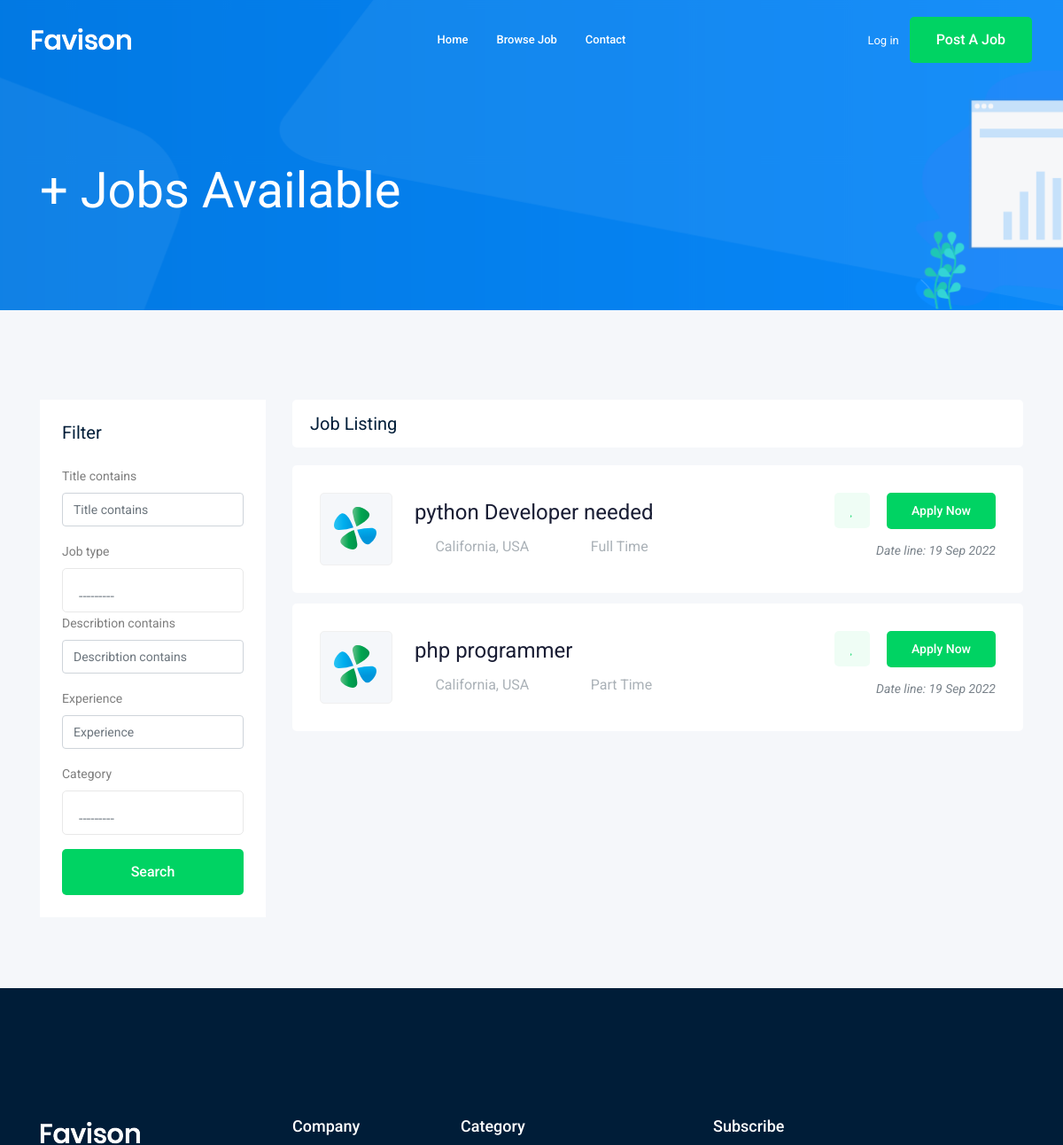
The app's page /jobs/ (upper part), older data.
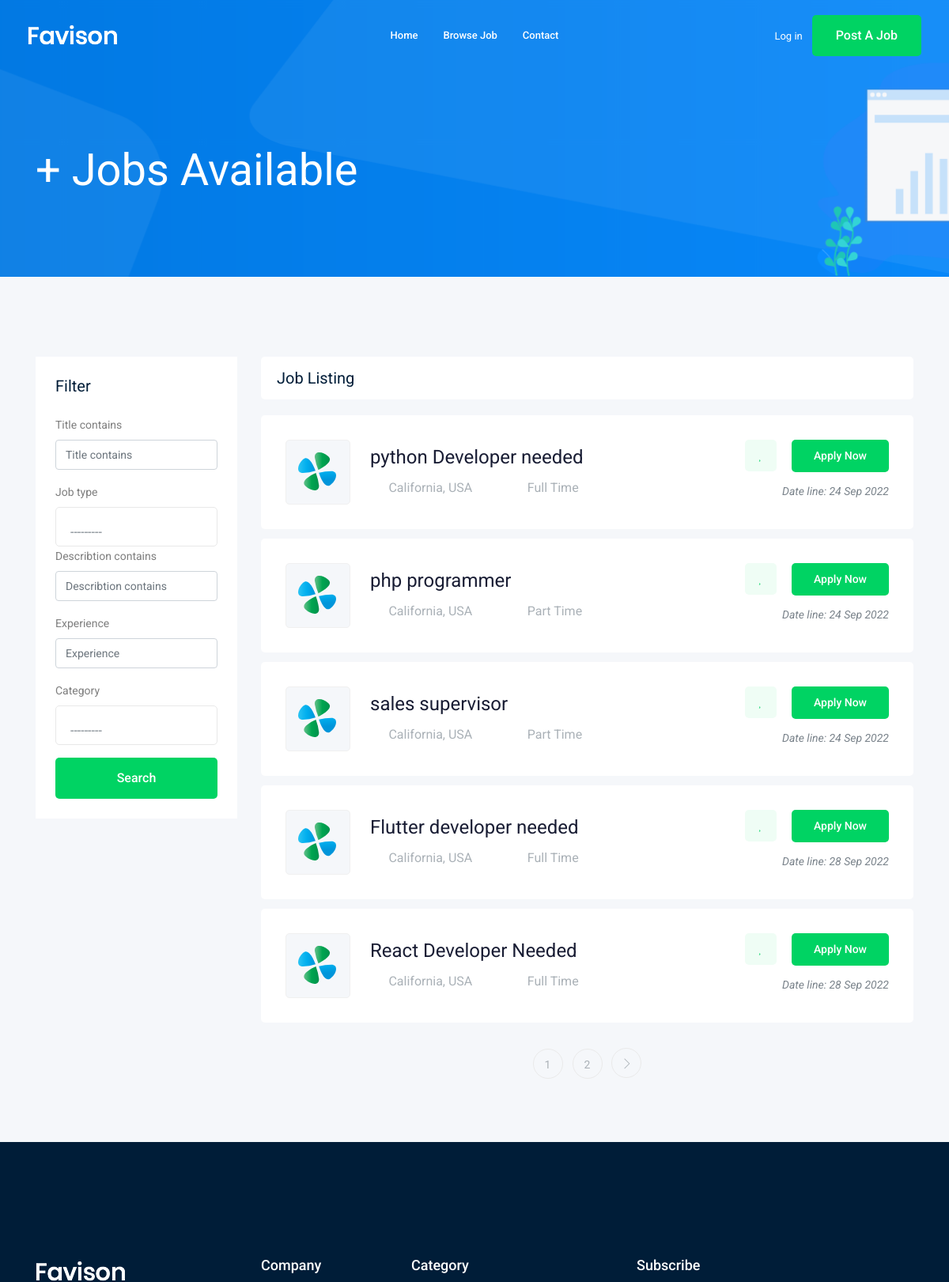
The same page, newer data.
### job/models.py (models this page shows, shortened)
class job(models.Model):
    owner = models.ForeignKey(User , related_name='job_owner', on_delete=models.CASCADE)
    title = models.CharField(max_length=100) #column
    job_type = models.CharField(max_length=15 , choices=JOB_TYPE)
    describtion = models.TextField(max_length=1000)
    published_at = models.DateTimeField(auto_now=True)
    vacancy = models.IntegerField(default=1)
    salary = models.IntegerField(default=0)
    experience = models.IntegerField(default=1)
    category = models.ForeignKey('category' , on_delete=models.CASCADE)
    image = models.ImageField(upload_to=image_upload )
    slug = models.SlugField(blank=True , null=True)
    def __str__(self):
        return self.title

### job/views.py (the view)
# urls.py: path('', views.job_list ,name='job_list'),
def job_list(request):
    job_list = job.objects.all()
    myfilter = JobFilter(request.GET, queryset=job_list)
    job_list = myfilter.qs
    paginator = Paginator(job_list , 5)
    page_number = request.GET.get('page')
    page_obj = paginator.get_page(page_number)
    context = {'jobs':page_obj, 'myfilter':myfilter}
    return render(request,'job/job_list.html', context)

### job/models.py (called while the page is built)
    def __str__(self):
        return  self.name

### job/templates/job/job_list.html (shortened to what this page needs)
{% extends 'base.html' %}
{% load bootstrap4 %}
{% block body %}
    <div class="bradcam_area bradcam_bg_1">
        <div class="container">
            <div class="row">
                <div class="col-xl-12">
                    <div class="bradcam_text">
                        <h3> {{jobs.count}} + Jobs Available</h3>
                    </div>
                </div>
            </div>
        </div>
    </div>
    <div class="job_listing_area plus_padding">
        <div class="container">
            <div class="row">
                <div class="col-lg-3">
                    <div class="job_filter white-bg">
                        <div class="form_inner white-bg">
                            <h3>Filter</h3>
                            <form method="GET">
                                {% bootstrap_form myfilter.form%}
                                <input type="submit" value="Search" class="boxed-btn3 w-100 mt-3">
                            </form>
                        </div>
                    </div>
                </div>
                <div class="col-lg-9">
                    <div class="recent_joblist_wrap">
                        <div class="recent_joblist white-bg ">
                            <div class="row align-items-center">
                                <div class="col-md-6">
                                    <h4>Job Listing</h4>
                                </div>
                                <div class="col-md-6">
                                </div>
                            </div>
                        </div>
                    </div>
                    <div class="job_lists m-0">
                        <div class="row">
                            {% for job in jobs %}
                            <div class="col-lg-12 col-md-12">
                                <div class="single_jobs white-bg d-flex justify-content-between">
                                    <div class="jobs_left d-flex align-items-center">
                                        <div class="thumb">
                                            <img src="img/svg_icon/1.svg" alt="">
                                        </div>
                                        <div class="jobs_conetent">
                                            <a href="{% url 'jobs:job_detail' job.slug %}"><h4>{{job}}</h4></a>
                                            <div class="links_locat d-flex align-items-center">
                                                <div class="location">
                                                    <p> <i class="fa fa-map-marker"></i> California, USA</p>
                                                </div>
                                                <div class="location">
                                                    <p> <i class="fa fa-clock-o"></i>{{job.job_type}}</p>
                                                </div>
                                            </div>
                                        </div>
                                    </div>
                                    <div class="jobs_right">
                                        <div class="apply_now">
                                            <a class="heart_mark" href="#"> <i class="fa fa-heart"></i> </a>
                                            <a href="{% url 'jobs:job_detail' job.slug %}" class="boxed-btn3">Apply Now</a>
                                        </div>
                                        <div class="date">
                                            <p>Date line: {{job.published_at|date:'d M o'}}</p>
                                        </div>
                                    </div>
                                </div>
                            </div>
                            {% endfor %}
                        </div>
                        {% if jobs.has_other_pages %}
                            <div class="row">
                                <div class="col-lg-12">
                                    <div class="pagination_wrap">
                                        <ul>
                                            {% for i in jobs.paginator.page_range %}
                                                <li><a href="?page={{i}}"><span>{{i}}</span></a></li>
                                            {% endfor %}
                                            {% if jobs.has_next %}
                                                 <li><a href="?page={{jobs.next_page_number}}"> <i class="ti-angle-right"></i> </a></li>
                                            {% endif %}
                                        </ul>
                                    </div>
                                </div>
                            </div>
                        {% endif %}
                    </div>
                </div>
            </div>
        </div>
    </div>
{% endblock body %}

### templates/base.html (shortened to what this page needs)
{% load static %}
<!doctype html>
<html class="no-js" lang="zxx">
<head>
    <link rel="stylesheet" href="{% static 'css/bootstrap.min.css' %}">
    <link rel="stylesheet" href="{% static 'css/owl.carousel.min.css' %}">
    <link rel="stylesheet" href="{% static 'css/magnific-popup.css' %}">
    <link rel="stylesheet" href="{% static 'css/font-awesome.min.css' %}">
    <link rel="stylesheet" href="{% static 'css/themify-icons.css' %}">
    <link rel="stylesheet" href="{% static 'css/nice-select.css' %}">
    <link rel="stylesheet" href="{% static 'css/flaticon.css' %}">
    <link rel="stylesheet" href="{% static 'css/jquery-ui.css' %}">
    <link rel="stylesheet" href="{% static 'css/gijgo.css' %}">
    <link rel="stylesheet" href="{% static 'css/animate.min.css' %}">
    <link rel="stylesheet" href="{% static 'css/slicknav.css' %}">
    <link rel="stylesheet" href="{% static 'css/style.css' %}">
</head>
<body>
    <header>
        <div class="header-area ">
            <div id="sticky-header" class="main-header-area">
                <div class="container-fluid ">
                    <div class="header_bottom_border">
                        <div class="row align-items-center">
                            <div class="col-xl-3 col-lg-2">
                                <div class="logo">
                                    <a href="index.html">
                                        <img src="img/logo.png" alt="">
                                    </a>
                                </div>
                            </div>
                            <div class="col-xl-6 col-lg-7">
                                <div class="main-menu  d-none d-lg-block">
                                    <nav>
                                        <ul id="navigation">
                                            <li><a href="/">home</a></li>
                                            <li><a href="{% url 'jobs:job_list' %}">Browse Job</a></li>
                                            <li><a href="{% url 'contact:contact' %}">Contact</a></li>
                                        </ul>
                                    </nav>
                                </div>
                            </div>
                            <div class="col-xl-3 col-lg-3 d-none d-lg-block">
                                <div class="Appointment">
                                    {% if request.user.is_authenticated %}
                                        <div class="phone_num d-none d-xl-block">
                                            <a href="{% url 'accounts:profile' %}">Profile</a>
                                        </div>
                                    {% else %}
                                        <div class="phone_num d-none d-xl-block">
                                            <a href="{% url 'login' %}">Log in</a>
                                        </div>
                                    {% endif %}
                                    <div class="d-none d-lg-block">
                                        <a class="boxed-btn3" href="{% url 'jobs:add_job' %}">Post a Job</a>
                                    </div>
                                </div>
                            </div>
                            <div class="col-12">
                            </div>
                        </div>
                    </div>
                </div>
            </div>
        </div>
    </header>
    {% block body %}
    {% endblock body %}
    <footer class="footer">
        <div class="footer_top">
            <div class="container">
                <div class="row">
                    <div class="col-xl-3 col-md-6 col-lg-3">
                        <div class="footer_widget wow fadeInUp" data-wow-duration="1s" data-wow-delay=".3s">
                            <div class="footer_logo">
                                <a href="#">
                                    <img src="img/logo.png" alt="">
                                </a>
                            </div>
                        </div>
                    </div>
                    <div class="col-xl-2 col-md-6 col-lg-2">
                        <div class="footer_widget wow fadeInUp" data-wow-duration="1.1s" data-wow-delay=".4s">
                            <h3 class="footer_title">
                                Company
                            </h3>
                        </div>
                    </div>
                    <div class="col-xl-3 col-md-6 col-lg-3">
                        <div class="footer_widget wow fadeInUp" data-wow-duration="1.2s" data-wow-delay=".5s">
                            <h3 class="footer_title">
                                Category
                            </h3>
                        </div>
                    </div>
                    <div class="col-xl-4 col-md-6 col-lg-4">
                        <div class="footer_widget wow fadeInUp" data-wow-duration="1.3s" data-wow-delay=".6s">
                            <h3 class="footer_title">
                                Subscribe
                            </h3>
                        </div>
                    </div>
                </div>
            </div>
        </div>
    </footer>
</body>
</html>

Row changes from the older to the newer data that the page shows:
changed job "python Developer needed": published_at "19 Sep 2022" → "24 Sep 2022"
changed job "php programmer": published_at "19 Sep 2022" → "24 Sep 2022"
added job: title "sales supervisor", job_type "Part Time", published_at "24 Sep 2022"
added job: title "Flutter developer needed", job_type "Full Time", published_at "28 Sep 2022"
added job: title "React Developer Needed", job_type "Full Time", published_at "28 Sep 2022"
Text that changed along with them:
new list line: "1"
new list line: "2"
